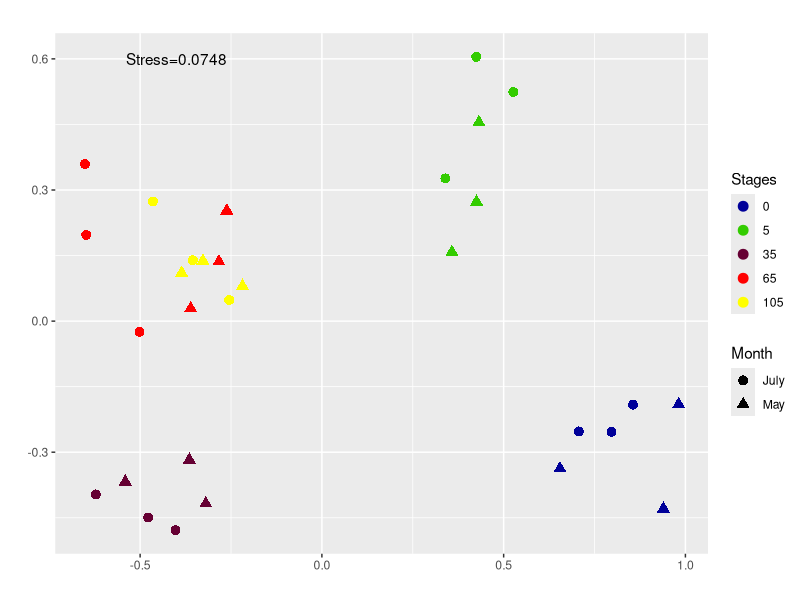

Recreate this plot in R. (Note: this script raises an error after producing the figure.)
library(ggplot2)
library(RColorBrewer)
library(vegan)

setwd("D:/Project_XE/DataAnalysis")

otu_table <- read.table("OTUtable_nontaxon.txt",row.names=1,header=1,stringsAsFactors = FALSE)
otu_table <- data.matrix(otu_table)
otu_table<-t(otu_table)
str(otu_table)
otu_table[1:5,1:6]

#Get grouping information
grouping_info<-data.frame(row.names=rownames(otu_table),t(as.data.frame(strsplit(rownames(otu_table),"_"))))
head(grouping_info)

#Get MDS stats
sol<-metaMDS(otu_table,distance = "bray", k = 2, trymax = 50)
summary(sol)

# Make a new data frame, adding Month and Stages information
NMDS=data.frame(x=sol$point[,1],y=sol$point[,2],Month=as.factor(grouping_info[,1]),Stages=as.factor(grouping_info[,2]),Replicates=as.factor(grouping_info[,3]))
NMDS

# Make NMDS plot
# Set the plot theme
mytheme<-theme_bw()+
  theme(plot.title=element_text(size=rel(1.2),
                                face="bold",colour="black",hjust=0.5),
        panel.border=element_rect(colour="black",fill=NA,size=1.2),
        strip.text=element_text(face="bold",size=rel(1.2)),
        strip.background=element_blank(),
        axis.text.x=element_text(colour="black",size=rel(1.2)),
        axis.text.y=element_text(colour="black",size=rel(1.2)),
        axis.ticks=element_line(colour="black",size=rel(1.2)),
        axis.title=element_text(size=rel(1.2)),
        legend.text=element_text(size=rel(1.2),face="italic"),
        legend.title=element_blank(),
        legend.position=c(0.85,0.45), 
        legend.background=element_blank(), 
        legend.key=element_blank())

# Set the color
palette<-c("#000099","#33CC00","#660033","#FF0000","#FFFF00")

p<-ggplot(data=NMDS,aes(x,y,colour= Stages))+
  annotate("text",x=-0.4,y=0.6,label="Stress=0.0748")+
  geom_point(aes(shape = Month),size=3)+
  labs(x="",y="", title=" ")+
  scale_fill_brewer()+
  scale_colour_manual(values=palette,breaks = c("A","B","C","D","E"),labels=c("0","5","35","65","105"))
  scale_shape_manual(values=c(23,15))+
  mytheme
p

ppi<-300
png("NMDS_Month.png",width=5*ppi,height=4*ppi,res=ppi)
print(p)
dev.off()

